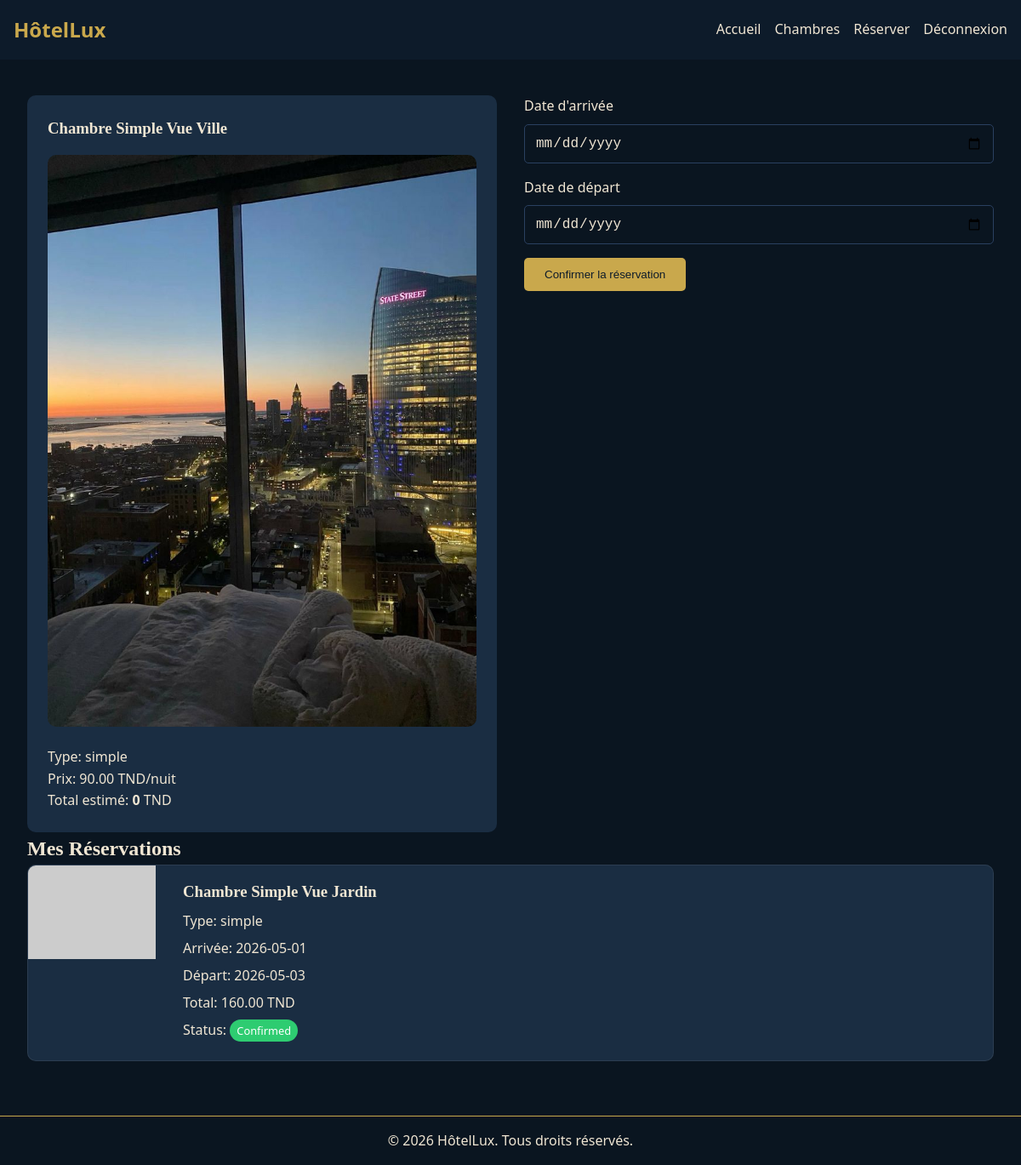
/booking.php?room_id=2 (signed in), run on the app's committed database.
### tables this page shows
CREATE TABLE rooms (
    id INT AUTO_INCREMENT PRIMARY KEY,
    name VARCHAR(100) NOT NULL,
    type ENUM('simple','double','suite') NOT NULL,
    price_per_night DECIMAL(8,2) NOT NULL,
    capacity INT NOT NULL,
    description TEXT,
    image VARCHAR(255),
    available BOOLEAN DEFAULT TRUE
);

CREATE TABLE bookings (
    id INT AUTO_INCREMENT PRIMARY KEY,
    user_id INT,
    room_id INT,
    check_in DATE NOT NULL,
    check_out DATE NOT NULL,
    total_price DECIMAL(10,2),
    status ENUM('pending','confirmed','cancelled') DEFAULT 'pending',
    created_at TIMESTAMP DEFAULT CURRENT_TIMESTAMP,
    FOREIGN KEY (user_id) REFERENCES users(id),
    FOREIGN KEY (room_id) REFERENCES rooms(id)
);

### booking.php (the view, shortened to what this page needs)
<?php
require_once 'back/config.php';
$room_id = intval($_GET['room_id'] ?? 1);
$stmt = $pdo->prepare("SELECT * FROM rooms WHERE id=?");
$stmt->execute([$room_id]);
$room = $stmt->fetch();
$bookingsStmt = $pdo->prepare(
    "SELECT b.*, r.name as room_name, r.image as room_image, r.type as room_type
     FROM bookings b
     JOIN rooms r ON b.room_id = r.id
     WHERE b.user_id = ?
     ORDER BY b.created_at DESC"
);
$bookingsStmt->execute([$_SESSION['user_id']]);
$bookings = $bookingsStmt->fetchAll();
?>
<!DOCTYPE html>
<html lang="fr">
<head>
    <link rel="stylesheet" href="css/style.css">
</head>
<body>
    <header>
        <div class="logo">HôtelLux</div>
        <nav>
            <ul id="nav-menu">
                <li><a href="index.php">Accueil</a></li>
                <li><a href="rooms.php">Chambres</a></li>
                <?php if(isset($_SESSION['user_id'])): ?>
                    <li><a href="booking.php">Réserver</a></li>
                    <li><a href="logout.php">Déconnexion</a></li>
                <?php else: ?>
                    <li><a href="auth.php">Connexion</a></li>
                <?php endif; ?>
            </ul>
        </nav>
    </header>
    <main>
        <section class="booking-section">
            <div class="booking-summary">
                <h3><?= htmlspecialchars($room['name']) ?></h3>
                <img src="<?= htmlspecialchars($room['image']) ?>" alt="<?= htmlspecialchars($room['name']) ?>">
                <p>Type: <?= htmlspecialchars($room['type']) ?></p>
                <p>Prix: <span id="price-per-night"><?= $room['price_per_night'] ?></span> TND/nuit</p>
                <p>Total estimé: <strong id="total-price">0</strong> TND</p>
            </div>
            <form id="booking-form" action="back/book.php" method="POST">
                <div class="form-group">
                    <label>Date d'arrivée</label>
                    <input type="date" name="check_in" id="check-in" required>
                </div>
                <div class="form-group">
                    <label>Date de départ</label>
                    <input type="date" name="check_out" id="check-out" required>
                </div>
                <button type="submit" class="btn-primary">Confirmer la réservation</button>
            </form>
        </section>
        <section class="user-bookings">
            <h2>Mes Réservations</h2>
            <?php if(count($bookings) > 0): ?>
                <div class="bookings-grid">
                    <?php foreach($bookings as $booking): ?>
                        <article class="booking-card">
                            <img src="<?= 'https://picsum.photos/seed/room'.($booking['room_id'] + 6).'/600/400' ?>" alt="<?= htmlspecialchars($booking['room_name']) ?>">
                            <div class="booking-card-body">
                                <h3><?= htmlspecialchars($booking['room_name']) ?></h3>
                                <p>Type: <?= htmlspecialchars($booking['room_type']) ?></p>
                                <p>Arrivée: <?= htmlspecialchars($booking['check_in']) ?></p>
                                <p>Départ: <?= htmlspecialchars($booking['check_out']) ?></p>
                                <p>Total: <?= htmlspecialchars($booking['total_price']) ?> TND</p>
                                <p>Status: <span class="status-badge <?= htmlspecialchars($booking['status']) ?>"><?= htmlspecialchars($booking['status']) ?></span></p>
                            </div>
                        </article>
                    <?php endforeach; ?>
                </div>
            <?php else: ?>
                <p>Vous n'avez pas encore de réservation.</p>
            <?php endif; ?>
        </section>
    </main>
    <footer>
        <p>&copy; 2026 HôtelLux. Tous droits réservés.</p>
    </footer>
</body>
</html>

### css/style.css (style rules this page uses)
:root { --primary: #0d1b2a; --accent: #c9a84c; --text: #f0e6d3; --bg: #0a1520; --card-bg: #1a2d42; --border: #2a4060; --error: #e74c3c; --success: #2ecc71; --warning: #f39c12; }
* { box-sizing: border-box; margin: 0; padding: 0; }
body { background-color: var(--bg); color: var(--text); font-family: 'Segoe UI', Tahoma, Geneva, Verdana, sans-serif; line-height: 1.6; }
h1, h2, h3 { font-family: 'Georgia', serif; }
header { position: fixed; top: 0; width: 100%; background-color: var(--primary); padding: 1rem; display: flex; justify-content: space-between; align-items: center; z-index: 1000; }
.logo { font-size: 1.5rem; font-weight: bold; color: var(--accent); }
nav ul { list-style: none; display: flex; gap: 1rem; }
nav a { text-decoration: none; color: var(--text); transition: color 0.3s; }
#nav-menu { display: flex; }
main { margin-top: 80px; padding: 2rem; }
.btn-primary { background-color: var(--accent); color: var(--primary); padding: 0.75rem 1.5rem; border: none; border-radius: 5px; text-decoration: none; display: inline-block; transition: background-color 0.3s; cursor: pointer; }
.booking-section { display: grid; grid-template-columns: 1fr 1fr; gap: 2rem; align-items: start; }
.booking-summary { background-color: var(--card-bg); padding: 1.5rem; border-radius: 10px; }
.booking-summary img { width: 100%; border-radius: 10px; margin: 1rem 0; }
.user-bookings { grid-column: span 2; }
.bookings-grid { display: grid; gap: 1rem; }
.booking-card { display: flex; gap: 1rem; background-color: var(--card-bg); border-radius: 10px; overflow: hidden; border: 1px solid rgba(255,255,255,0.08); }
.booking-card img { width: 150px; height: 110px; object-fit: cover; }
.booking-card-body { padding: 1rem; }
.booking-card-body p { margin: 0.4rem 0; }
.form-group { display: flex; flex-direction: column; gap: 0.5rem; margin-bottom: 1rem; }
input { background-color: var(--bg); border: 1px solid var(--border); color: var(--text); padding: 0.75rem; border-radius: 5px; font-size: 1rem; }
.status-badge { padding: 0.25rem 0.5rem; border-radius: 20px; font-size: 0.8rem; text-transform: capitalize; }
.status-badge.confirmed { background-color: var(--success); color: white; }
footer { text-align: center; padding: 1rem; border-top: 1px solid var(--accent); margin-top: 2rem; }

### data on the page
rooms: name "Chambre Simple Vue Ville", image (picture), type "simple", price_per_night "90.00"
bookings: room.name "Chambre Simple Vue Jardin", room.type "simple", check_in "2026-05-01", check_out "2026-05-03", total_price "160.00", status "Confirmed"
